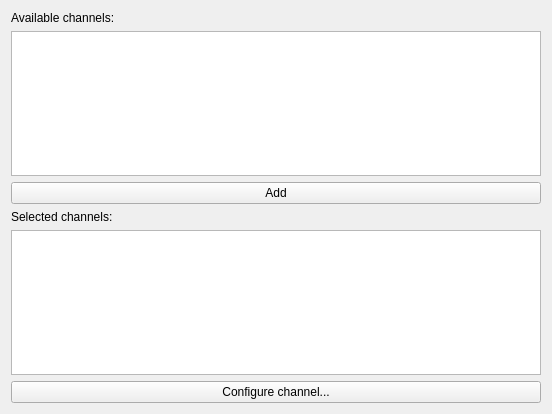
<?xml version="1.0" encoding="UTF-8"?>
<ui version="4.0">
 <class>ComposerChannelSelector</class>
 <widget class="QWidget" name="ComposerChannelSelector">
  <property name="geometry">
   <rect>
    <x>0</x>
    <y>0</y>
    <width>552</width>
    <height>414</height>
   </rect>
  </property>
  <property name="windowTitle">
   <string>Form</string>
  </property>
  <layout class="QVBoxLayout" name="verticalLayout_3">
   <item>
    <layout class="QVBoxLayout" name="verticalLayout">
     <item>
      <widget class="QLabel" name="availChannelsLabel">
       <property name="text">
        <string>Available channels:</string>
       </property>
      </widget>
     </item>
     <item>
      <widget class="TableView" name="availChannelsTableView"/>
     </item>
     <item>
      <widget class="QPushButton" name="addButton">
       <property name="text">
        <string>Add</string>
       </property>
      </widget>
     </item>
    </layout>
   </item>
   <item>
    <spacer name="verticalSpacer">
     <property name="orientation">
      <enum>Qt::Orientation::Vertical</enum>
     </property>
     <property name="sizeHint" stdset="0">
      <size>
       <width>20</width>
       <height>32</height>
      </size>
     </property>
    </spacer>
   </item>
   <item>
    <layout class="QVBoxLayout" name="verticalLayout_2">
     <item>
      <widget class="QLabel" name="chosenChannelsLabel">
       <property name="text">
        <string>Selected channels:</string>
       </property>
      </widget>
     </item>
     <item>
      <widget class="TableView" name="chosenChannelsTableView"/>
     </item>
     <item>
      <widget class="QPushButton" name="configChannelButton">
       <property name="text">
        <string>Configure channel...</string>
       </property>
      </widget>
     </item>
    </layout>
   </item>
  </layout>
 </widget>
 <customwidgets>
  <customwidget>
   <class>TableView</class>
   <extends>QTableView</extends>
   <header>tools/fmimport/tableview.h</header>
  </customwidget>
 </customwidgets>
 <resources/>
 <connections/>
</ui>
